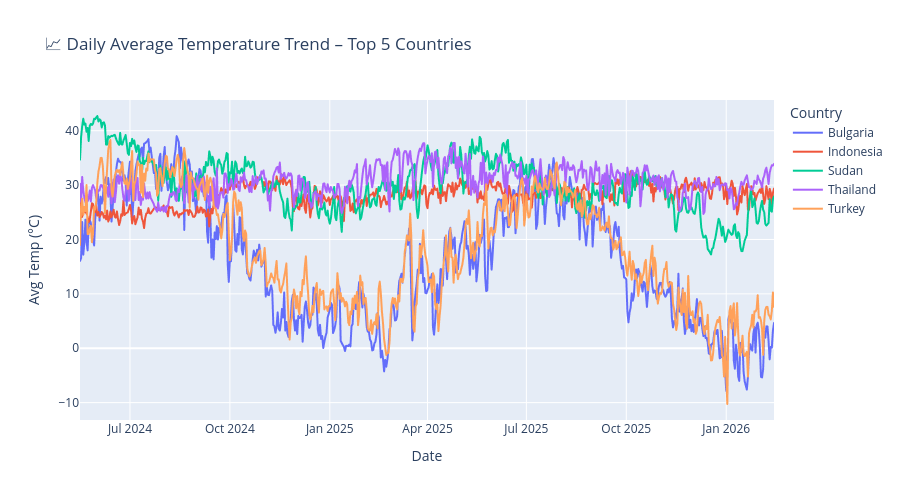

The notebook cell this image was saved under:
### Markdown cell above
## 12. Line Charts

### Code cell
# Line: Temperature trend over time for multiple countries (interactive)
df_line = df[df['country'].isin(top5_countries)].copy()
df_line = df_line.groupby(['country', 'date'])['temperature_celsius'].mean().reset_index()
df_line['date'] = pd.to_datetime(df_line['date'])

fig = px.line(
    df_line, x='date', y='temperature_celsius', color='country',
    title='📈 Daily Average Temperature Trend – Top 5 Countries',
    labels={'temperature_celsius': 'Avg Temp (°C)', 'date': 'Date'}
)
fig.update_layout(height=500, legend_title='Country')
fig.show()

### Figure 1 — Plotly figure (JSON) as saved in the notebook; plotly's stock layout.template omitted (floating-point values rounded to 4 significant figures; data arrays with more than 128 entries replaced by an {"elided": "..."} marker saying what was removed)
{"data": [{"hovertemplate": "country=Bulgaria<br>Date=%{x}<br>Avg Temp (°C)=%{y}<extra></extra>", "legendgroup": "Bulgaria", "line": {"color": "#636efa", "dash": "solid"}, "marker": {"symbol": "circle"}, "mode": "lines", "name": "Bulgaria", "showlegend": true, "type": "scattergl", "x": {"elided": "637 str values"}, "xaxis": "x", "y": {"elided": "637 float values"}, "yaxis": "y"}, {"hovertemplate": "country=Indonesia<br>Date=%{x}<br>Avg Temp (°C)=%{y}<extra></extra>", "legendgroup": "Indonesia", "line": {"color": "#EF553B", "dash": "solid"}, "marker": {"symbol": "circle"}, "mode": "lines", "name": "Indonesia", "showlegend": true, "type": "scattergl", "x": {"elided": "637 str values"}, "xaxis": "x", "y": {"elided": "637 float values"}, "yaxis": "y"}, {"hovertemplate": "country=Sudan<br>Date=%{x}<br>Avg Temp (°C)=%{y}<extra></extra>", "legendgroup": "Sudan", "line": {"color": "#00cc96", "dash": "solid"}, "marker": {"symbol": "circle"}, "mode": "lines", "name": "Sudan", "showlegend": true, "type": "scattergl", "x": {"elided": "637 str values"}, "xaxis": "x", "y": {"elided": "637 float values"}, "yaxis": "y"}, {"hovertemplate": "country=Thailand<br>Date=%{x}<br>Avg Temp (°C)=%{y}<extra></extra>", "legendgroup": "Thailand", "line": {"color": "#ab63fa", "dash": "solid"}, "marker": {"symbol": "circle"}, "mode": "lines", "name": "Thailand", "showlegend": true, "type": "scattergl", "x": {"elided": "637 str values"}, "xaxis": "x", "y": {"elided": "637 float values"}, "yaxis": "y"}, {"hovertemplate": "country=Turkey<br>Date=%{x}<br>Avg Temp (°C)=%{y}<extra></extra>", "legendgroup": "Turkey", "line": {"color": "#FFA15A", "dash": "solid"}, "marker": {"symbol": "circle"}, "mode": "lines", "name": "Turkey", "showlegend": true, "type": "scattergl", "x": {"elided": "637 str values"}, "xaxis": "x", "y": {"elided": "637 float values"}, "yaxis": "y"}], "layout": {"height": 500, "legend": {"title": {"text": "Country"}, "tracegroupgap": 0}, "title": {"text": "📈 Daily Average Temperature Trend – Top 5 Countries"}, "xaxis": {"anchor": "y", "domain": [0, 1], "title": {"text": "Date"}}, "yaxis": {"anchor": "x", "domain": [0, 1], "title": {"text": "Avg Temp (°C)"}}}}
